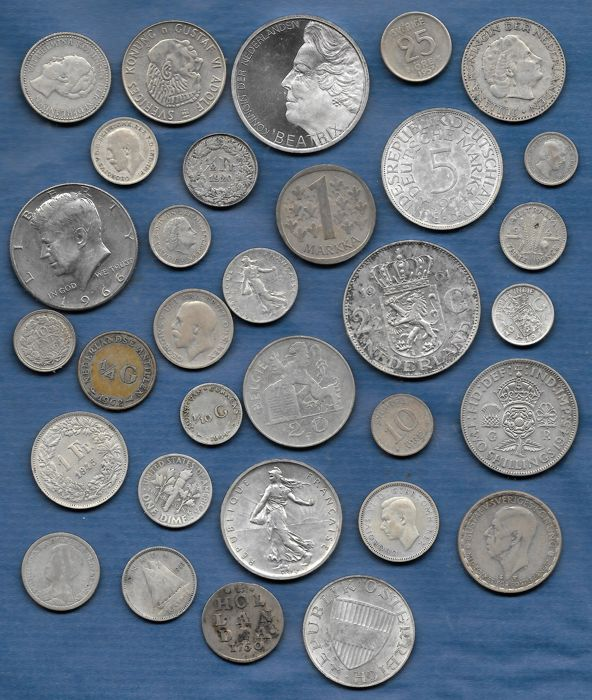
#> input picture opencv_learn/charpter17/water_coins.jpg, 592 x 700 px
$ python demo_17.04.py
#> lines starting #> are read from the running program, lines starting #| are printed output that depends on the picture; after the words box and inside, x2 and y2 are one past the last pixel; in counts of white or black regions, pixels touching at a corner belong together
import cv2
import numpy as np
import matplotlib.pyplot as plt

img = cv2.imread("water_coins.jpg")
#> img is the input picture: shape (700, 592, 3); mean B, G, R 134.9, 120.8, 108.1
gray = cv2.cvtColor(img, cv2.COLOR_BGR2GRAY)
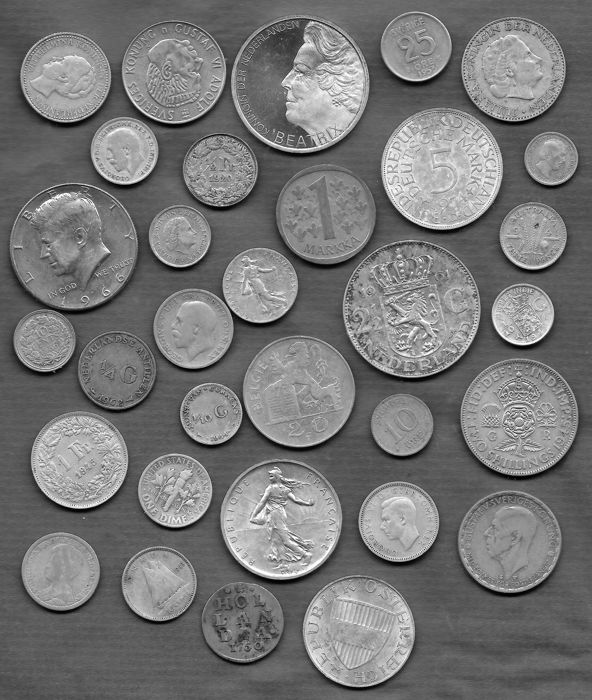
#> gray: shape (700, 592); min 0, max 255, mean 118.6
img = cv2.cvtColor(img, cv2.COLOR_BGR2RGB)
ishow = img.copy()
ret, thresh = cv2.threshold(gray, 0, 255, cv2.THRESH_BINARY_INV + cv2.THRESH_OTSU)
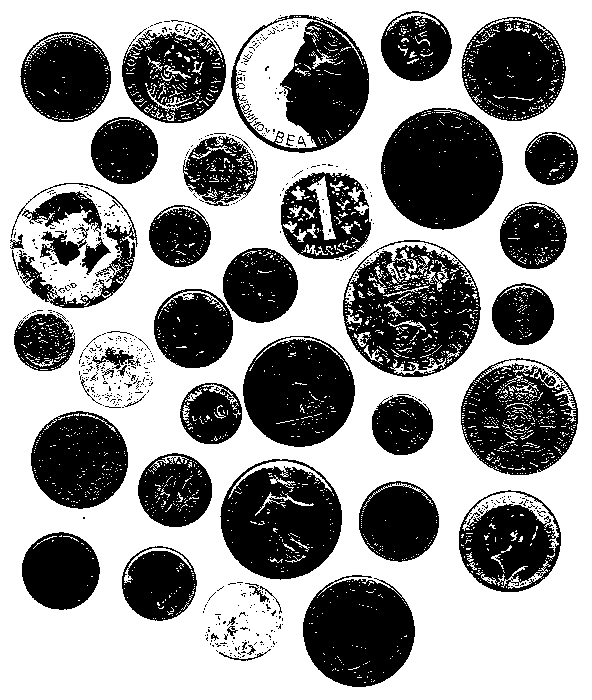
#> thresh: shape (700, 592); 59.3% white; 611 black regions (558 under 20 px), largest, box (x1, y1, x2, y2) and area: (381, 108, 503, 230) 11416, (343, 240, 481, 377) 11208, (220, 459, 342, 580) 10306
#> ret = 125
kernel = np.zeros((3, 3), np.uint8)
opening = cv2.morphologyEx(thresh, cv2.MORPH_OPEN, kernel, iterations=2)
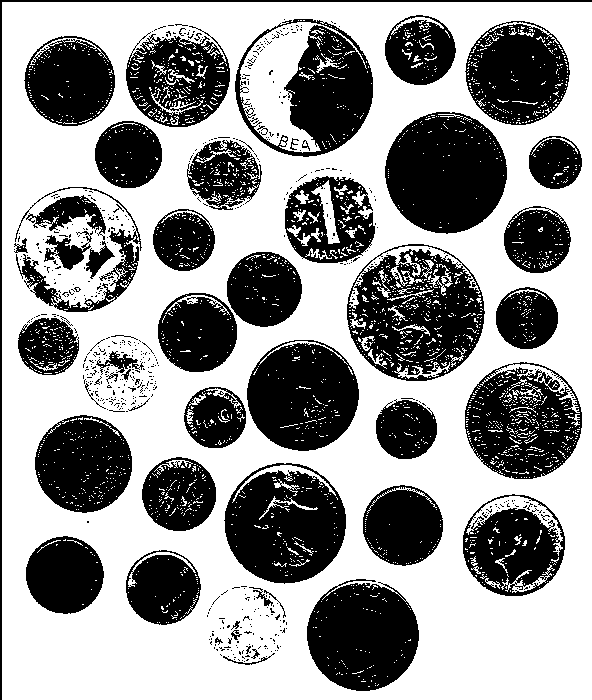
#> opening: shape (700, 592); 58.7% white; 612 black regions (558 under 20 px), largest, box (x1, y1, x2, y2) and area: (385, 112, 507, 234) 11416, (347, 244, 485, 381) 11208, (224, 463, 346, 584) 10306
sure_bg = cv2.dilate(opening, kernel, iterations=3)
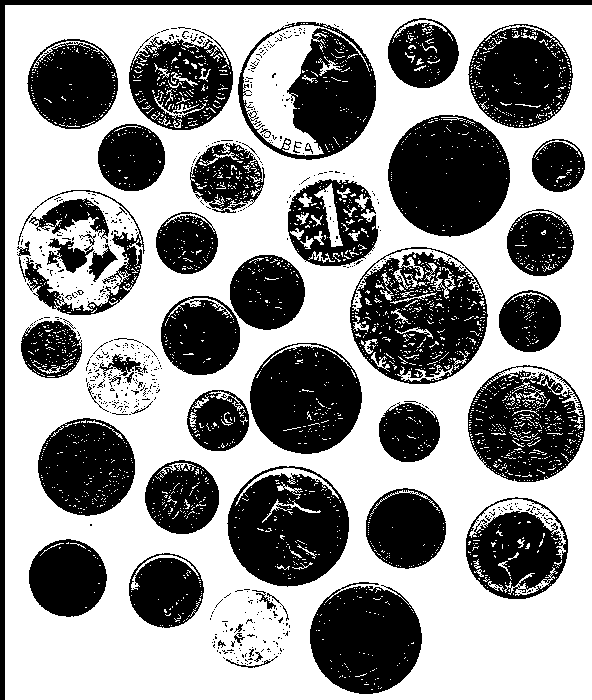
#> sure_bg: shape (700, 592); 57.7% white; 612 black regions (558 under 20 px), largest, box (x1, y1, x2, y2) and area: (388, 115, 510, 237) 11416, (350, 247, 488, 384) 11208, (227, 466, 349, 587) 10306
dist_transform = cv2.distanceTransform(opening, cv2.DIST_L2, 5)
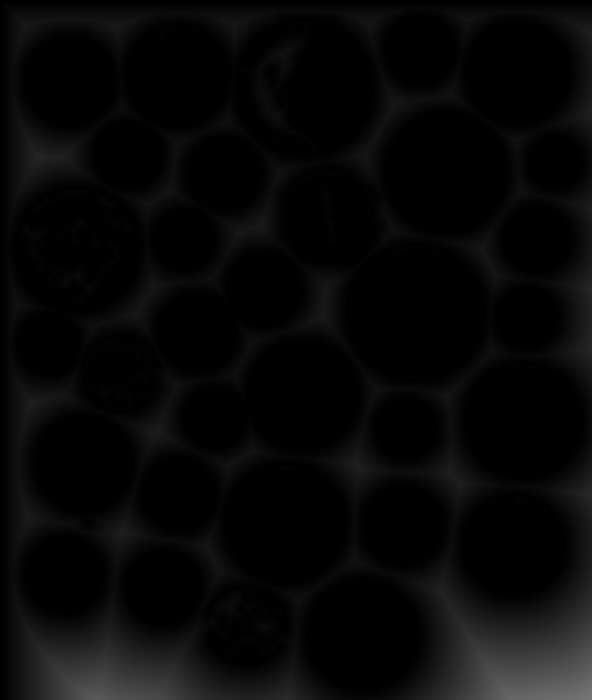
#> dist_transform: shape (700, 592) float32; min 0, max 120, mean 7.8
ret, fore = cv2.threshold(dist_transform, 0.7 * dist_transform.max(), 255, 0)
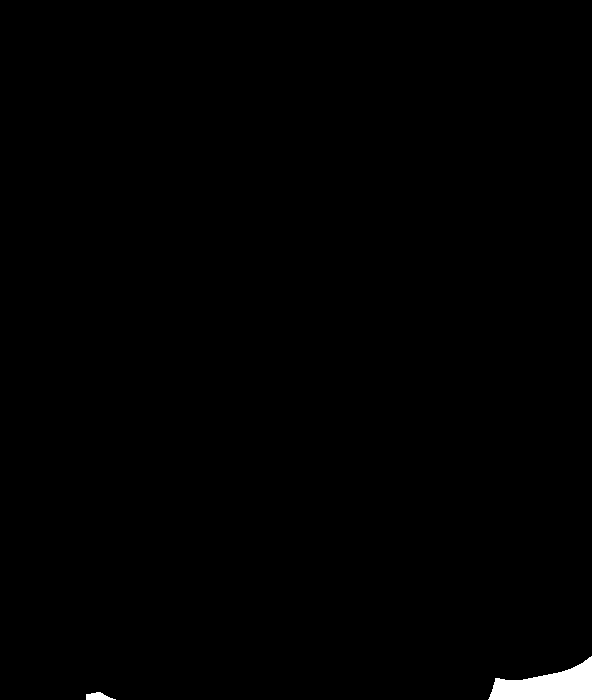
#> fore: shape (700, 592) float32; 0.68% white; 2 white regions, box (x1, y1, x2, y2) and area: (488, 656, 592, 700) 2643, (86, 692, 116, 700) 158
#> ret = 84.02
fore = np.uint8(fore)
ret, markers = cv2.connectedComponents(fore)
#> markers: shape (700, 592) int32; 3 distinct labels, from 0 to 2
#> ret = 3

plt.subplot(131)
plt.imshow(img)
plt.axis("off")

plt.subplot(132)
plt.imshow(dist_transform)
plt.axis("off")

plt.subplot(133)
plt.imshow(fore)
plt.axis("off")

plt.show()
